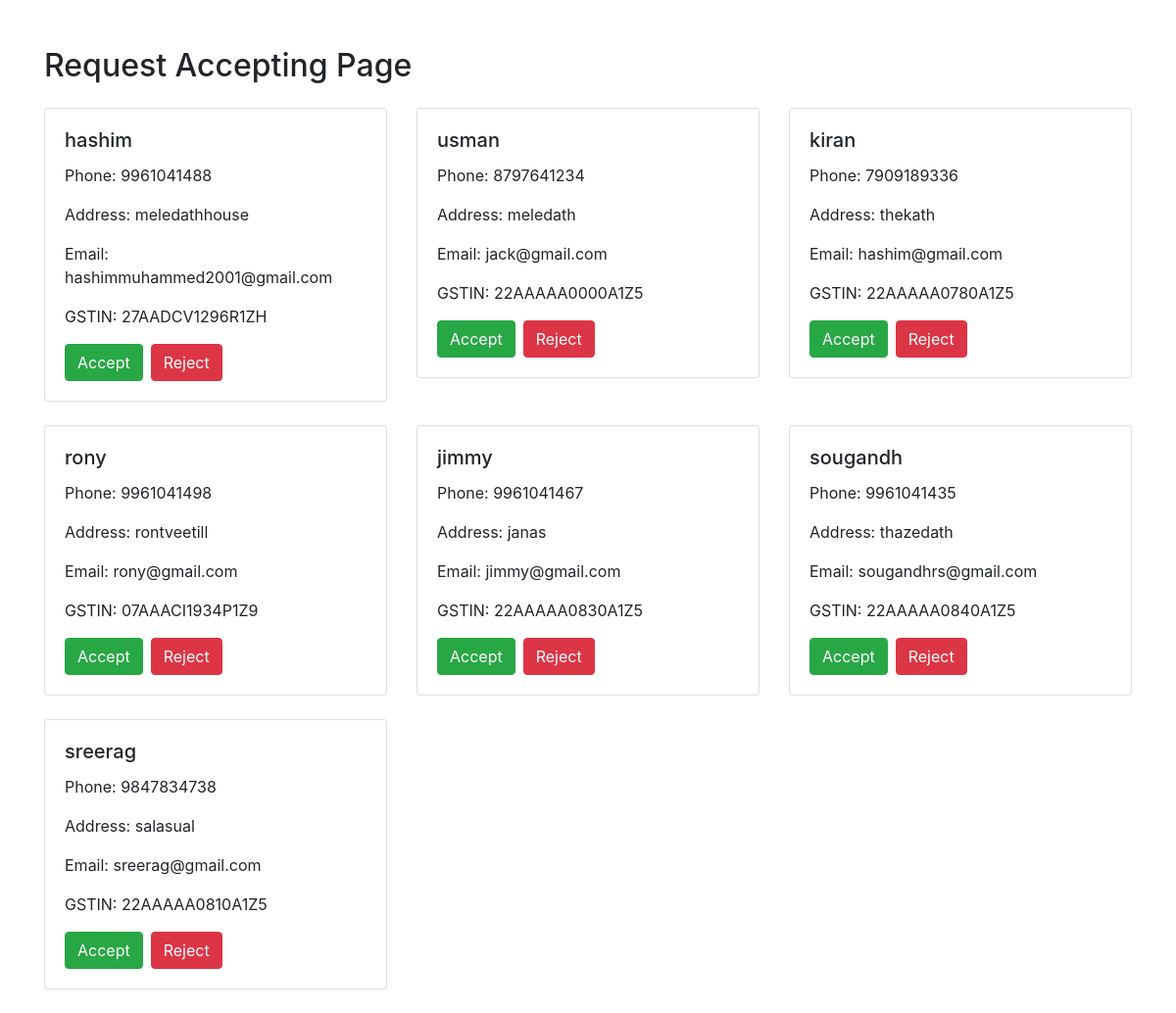
Page /request_accepting_page/ on the earlier database version.
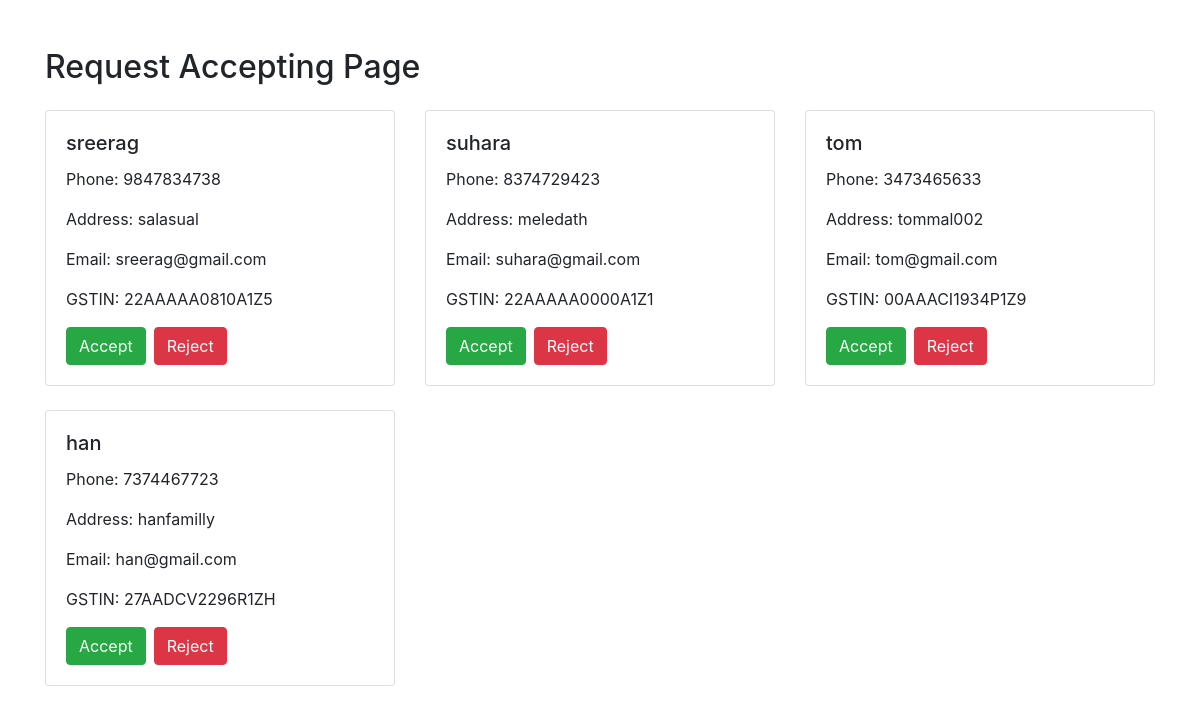
Same page on the later database version.
### MainApp/models.py (models this page shows, shortened)
class Supplier(models.Model):
    id = models.AutoField(primary_key=True)
    name = models.CharField(max_length=150)
    phone = models.CharField(max_length=12, unique=True)
    address = models.CharField(max_length=200)
    email = models.EmailField(max_length=254, unique=True)
    gstin = models.CharField(max_length=15, unique=True)
    status = models.CharField(max_length=20, choices=STATUS_CHOICES, default='pending')
    is_deleted = models.BooleanField(default=False)

### MainApp/views.py (the view)
# urls.py: path('request_accepting_page/', views.request_accepting_page, name='request_accepting_page'),
def request_accepting_page(request):
    pending_suppliers = Supplier.objects.filter(status='pending')
    return render(request, 'supplier/request_accepting_page.html', {'suppliers': pending_suppliers})

### MainApp/templates/supplier/request_accepting_page.html (shortened to what this page needs)
<!DOCTYPE html>
<html lang="en">
<head>
    <link rel="stylesheet" href="https://stackpath.bootstrapcdn.com/bootstrap/4.5.2/css/bootstrap.min.css">
</head>
<body>
    <div class="container mt-5">
        <h2 class="mb-4">Request Accepting Page</h2>
        <div class="row">
            {% for supplier in suppliers %}
            <div class="col-lg-4 mb-4">
                <div class="card">
                    <div class="card-body">
                        <h5 class="card-title">{{ supplier.name }}</h5>
                        <p class="card-text">Phone: {{ supplier.phone }}</p>
                        <p class="card-text">Address: {{ supplier.address }}</p>
                        <p class="card-text">Email: {{ supplier.email }}</p>
                        <p class="card-text">GSTIN: {{ supplier.gstin }}</p>
                        <div class="d-flex justify-content-start">
                            <form action="{% url 'accept_supplier' %}" method="post" class="mr-2">
                                <button type="submit" class="btn btn-success">Accept</button>
                            </form>
                            <form action="{% url 'reject_supplier' %}" method="post">
                                <button type="submit" class="btn btn-danger">Reject</button>
                            </form>
                        </div>
                    </div>
                </div>
            </div>
            {% endfor %}
        </div>
    </div>
</body>
</html>

Differences in the rows shown:
no longer on this page (row edited): Supplier: name "hashim", phone "9961041488", address "meledathhouse", email "hashimmuhammed2001@gmail.com", gstin "27AADCV1296R1ZH"
no longer on this page (row edited): Supplier: name "usman", phone "8797641234", address "meledath", email "jack@gmail.com", gstin "22AAAAA0000A1Z5"
no longer on this page (row edited): Supplier: name "kiran", phone "7909189336", address "thekath", email "hashim@gmail.com", gstin "22AAAAA0780A1Z5"
no longer on this page (row edited): Supplier: name "rony", phone "9961041498", address "rontveetill", email "rony@gmail.com", gstin "07AAACI1934P1Z9"
no longer on this page (row edited): Supplier: name "jimmy", phone "9961041467", address "janas", email "jimmy@gmail.com", gstin "22AAAAA0830A1Z5"
no longer on this page (row edited): Supplier: name "sougandh", phone "9961041435", address "thazedath", email "sougandhrs@gmail.com", gstin "22AAAAA0840A1Z5"
added Supplier: name "suhara", phone "8374729423", address "meledath", email "suhara@gmail.com", gstin "22AAAAA0000A1Z1"
added Supplier: name "tom", phone "3473465633", address "tommal002", email "tom@gmail.com", gstin "00AAACI1934P1Z9"
added Supplier: name "han", phone "7374467723", address "hanfamilly", email "han@gmail.com", gstin "27AADCV2296R1ZH"
